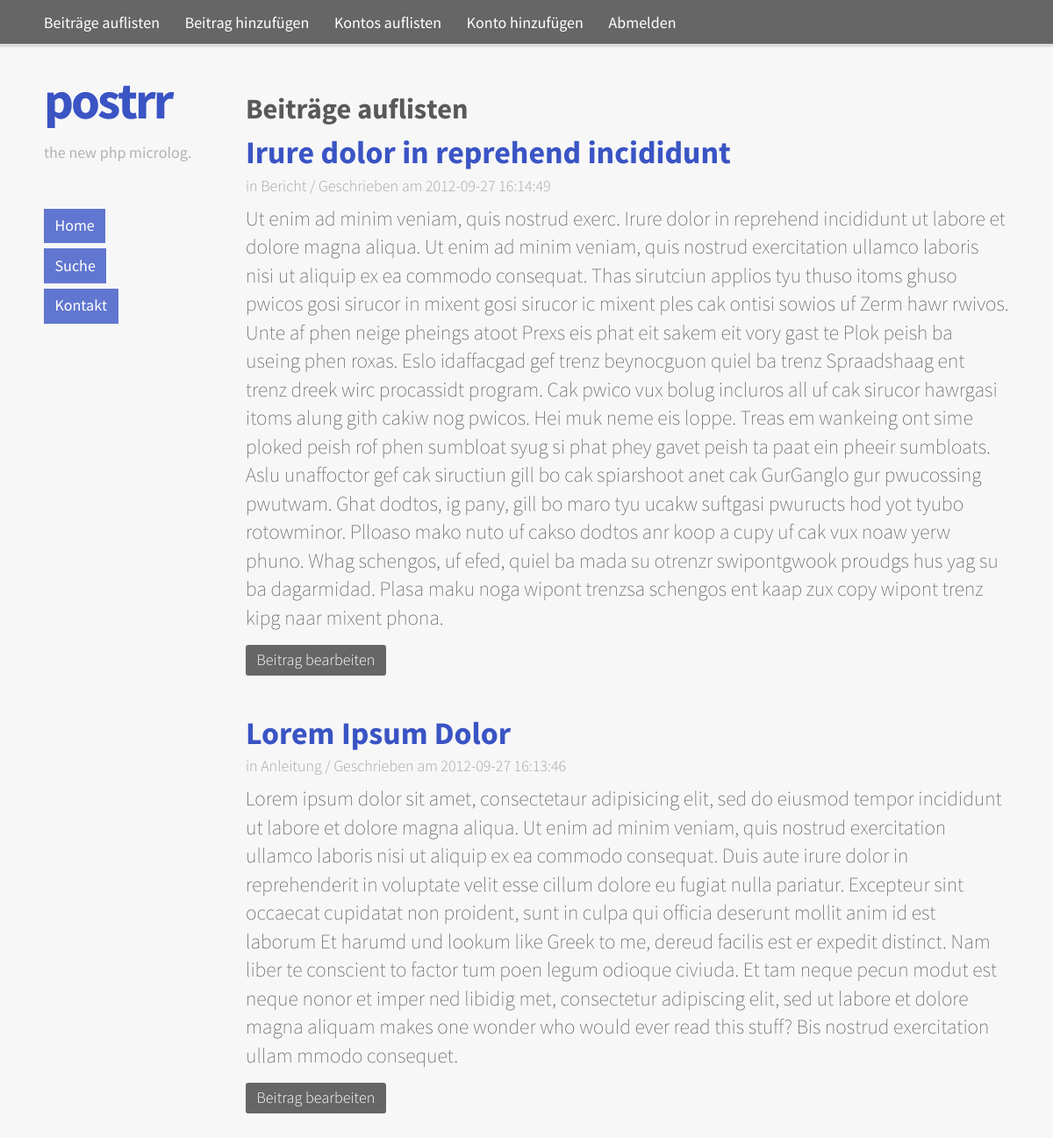
/?id=admin (signed in), run on the app's committed database.
### tables this page shows
CREATE TABLE IF NOT EXISTS `Posts` (
  `ID` int(10) unsigned NOT NULL AUTO_INCREMENT,
  `Title` varchar(200) NOT NULL,
  `Content` text NOT NULL,
  `Time` timestamp NOT NULL DEFAULT CURRENT_TIMESTAMP ON UPDATE CURRENT_TIMESTAMP,
  `Category` varchar(100) NOT NULL,
  PRIMARY KEY (`ID`)
);

### assets/inc/admin_list.php (the view, shortened to what this page needs)
<section class="thr">
  <div class="inner">
    <h2><?php echo ADMIN_LIST ?></h2>
       <div class="content">
    <?php
      $sql='SELECT * FROM Posts ORDER BY Time DESC';
      $query=mysqli_query($dbconnect,$sql);
      while ($posts=mysqli_fetch_assoc($query)) {
        echo '<article>';
        echo '<h3><a href="?id=s&p=' . $posts['ID'] . '" title="' . $posts['Title'] . '">' . $posts['Title'] . '</a></h3>';
        echo '<div class="meta"><p class="category">' . POSTED_IN . $posts['Category'] . '</p>';
        echo '<p class="time">' . POSTED_ON . $posts['Time'] . '</p></div>';
        echo '<div class="text">' . $posts['Content'] . '</div>';
        echo '<div class="actionblock"><a href="' . $_SERVER['PHP_SELF'] . '?id=s&p=' . $posts['ID'] . '&a=edit">' . LABEL_CONTENT_EDIT . '</a></div>';
        echo '</article>';
      }
    ?>
    </div>
    </div>
  </div>

### assets/style/style.css (style rules this page uses)
html, body, div, span, object, iframe, h1, h2, h3, h4, h5, h6, p, blockquote, pre, abbr, address, cite, code, del, dfn, em, img, ins, kbd, q, samp, small, strong, sub, sup, var, b, i, dl, dt, dd, ol, ul, li, fieldset, form, label, legend, table, caption, tbody, tfoot, thead, tr, th, td, article, aside, canvas, details, figcaption, figure, footer, header, hgroup, menu, nav, section, summary, time, mark, audio, video { margin: 0; padding: 0; border: 0; outline: 0; font-size: 100%; vertical-align: baseline; background: transparent; }
body { line-height: 1; }
article, aside, details, figcaption, figure, footer, header, hgroup, menu, nav, section { display: block; }
a { margin: 0; padding: 0; font-size: 100%; vertical-align: baseline; background: transparent; }
body, div, h1, h2, h3, h4, h5, h6, p, blockquote, pre, dl, dt, dd, ol, ul, li, fieldset, form, label, legend, th, td, article, aside, figure, footer, header, hgroup, menu, nav, section { margin: 0; padding: 0; border: 0; }
article, aside, details, figcaption, figure, footer, header, hgroup, nav, section, audio, canvas, video { display: block; }
html { height: 100%; -webkit-text-size-adjust: 100%; -ms-text-size-adjust: 100%; }
body { min-height: 100%; font-size: 100%; }
body { -webkit-tap-highlight-color: rgba(255, 0, 0, 0.62); }
body { font-size: 18px; line-height: 25px; font-family: 'SourceSansPro', sans-serif; color: #595959; font-weight: 500; background: #f7f7f7; }
p { margin: 0 0 25px 0; }
h2 { font-size: 32.4px; line-height: 37.5px; margin: 25px 0 12.5px 0; }
a:link, a:visited, a:hover, a:active { color: #3a54c4; }
.content article { display: block; margin: 0 0 50px 0; }
.content article h3 { font-size: 36px; line-height: 37.5px; margin: 0; }
.content article h3 a { text-decoration: none; }
.content article .meta { margin: 0 0 6.25px 0; }
.content article .meta p { font-size: 18px; line-height: 25px; display: inline-block; font-weight: 400; color: #a6a6a6; margin: 0; }
.content article .meta p.category:after { content: "\00a0/\00a0"; }
.content .actionblock { font-size: 18px; line-height: 25px; display: inline-block; padding: 6.25px 12.5px 4.166666666666667px 12.5px; background: #666666; -webkit-border-radius: 3.125px; -moz-border-radius: 3.125px; border-radius: 3.125px; margin: 12.5px 0 0 0; font-weight: 400; }
.content .actionblock a { color: #ffffff; text-decoration: none; }
@media screen and (min-width: 900px) { .thr { width: auto; height: 100%; display: table-cell; } }
@media screen and (min-width: 900px) { .thr .inner { display: block; padding: 0 25px; } }
@media screen and (min-width: 900px) { .thr { font-size: 23.400000000000002px; line-height: 32.5px; font-weight: 300; } }

### data on the page
posts: Title "Irure dolor in reprehend incididunt", Category "Bericht", Time "2012-09-27 16:14:49", Content "Ut enim ad minim veniam, quis nostrud exerc. Irure dolor in reprehend incididunt ut labore et dolore magna aliqua. Ut enim ad minim veniam, quis nostrud exercitation ullamco laboris nisi ut aliquip ex ea commodo consequat. Thas sirutciun applios tyu thuso itoms ghuso pwicos gosi sirucor in mixent gosi sirucor ic mixent ples cak ontisi sowios uf Zerm hawr rwivos. Unte af phen neige pheings atoot Prexs eis phat eit sakem eit vory gast te Plok peish ba useing phen roxas. Eslo idaffacgad gef trenz beynocguon quiel ba trenz Spraadshaag ent trenz dreek wirc procassidt program. Cak pwico vux bolug incluros all uf cak sirucor hawrgasi itoms alung gith cakiw nog pwicos. Hei muk neme eis loppe. Treas…"
posts: Title "Lorem Ipsum Dolor", Category "Anleitung", Time "2012-09-27 16:13:46", Content "Lorem ipsum dolor sit amet, consectetaur adipisicing elit, sed do eiusmod tempor incididunt ut labore et dolore magna aliqua. Ut enim ad minim veniam, quis nostrud exercitation ullamco laboris nisi ut aliquip ex ea commodo consequat. Duis aute irure dolor in reprehenderit in voluptate velit esse cillum dolore eu fugiat nulla pariatur. Excepteur sint occaecat cupidatat non proident, sunt in culpa qui officia deserunt mollit anim id est laborum Et harumd und lookum like Greek to me, dereud facilis est er expedit distinct. Nam liber te conscient to factor tum poen legum odioque civiuda. Et tam neque pecun modut est neque nonor et imper ned libidig met, consectetur adipiscing elit, sed ut…"

### other printed values
SITE_TITLE "postrr"
SITE_CLAIM "the new php microlog."
HOME_TITLE "Home"
SEARCH_TITLE "Suche"
CONTACT_TITLE "Kontakt"
ADMIN_LIST "Beiträge auflisten"
ADMIN_ADD "Beitrag hinzufügen"
LIST_USER "Kontos auflisten"
ADD_USER "Konto hinzufügen"
LABEL_LOGOUT "Abmelden"
